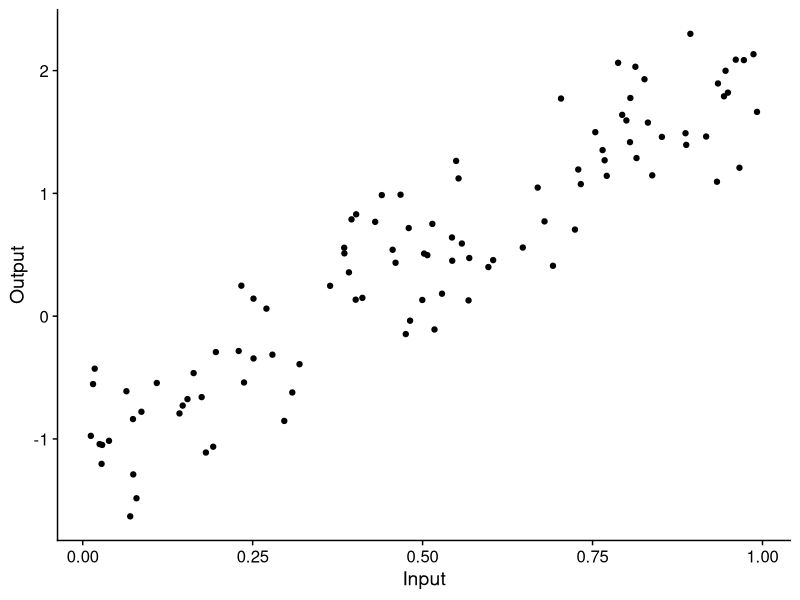
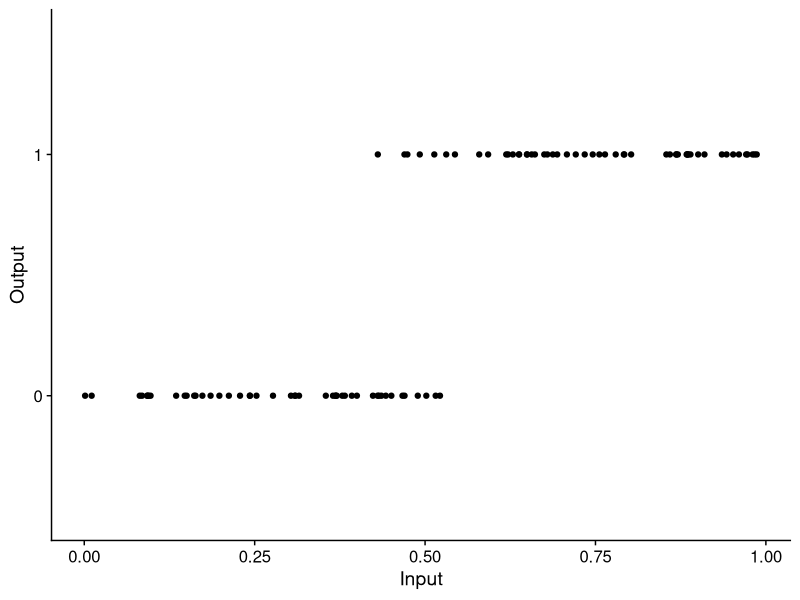
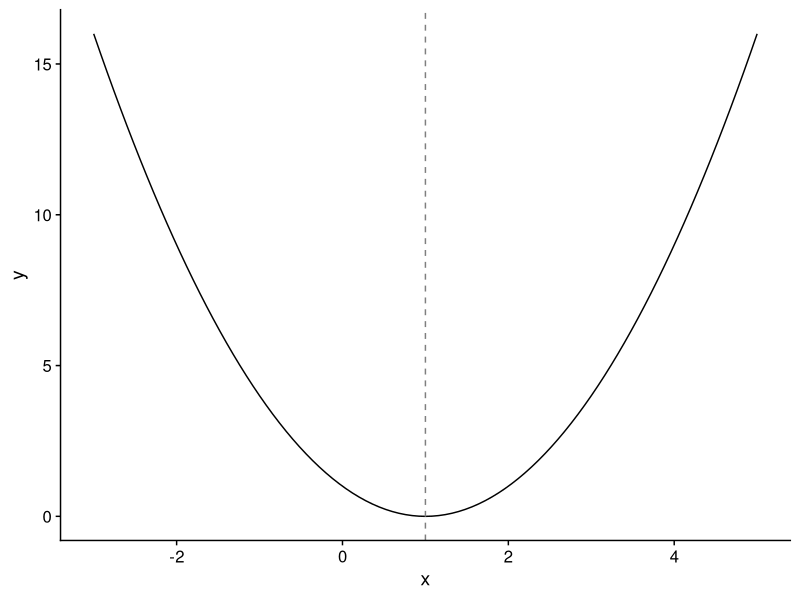

Write R code to recreate these figures, in order.
## ---- chunk 1
suppressPackageStartupMessages({
  library(tidyverse)
})

theme_set(cowplot::theme_cowplot())
## ---- chunk 2
df <- tibble(
  Input = runif(100),
  Output = 3 * Input - 1 + rnorm(100, 0, 0.4)
)

ggplot(df, aes(x = Input, y = Output)) +
  geom_point() 
## ---- chunk 3
sigmoid <- function(x) {
  1 / (1 + exp(-x))
}

df <- tibble(
  Input = runif(100),
  Output = as.factor(round(sigmoid(5 * (Input-0.5)) + rnorm(100, sd=0.05)))
)

ggplot(df, aes(x = Input, y = Output)) +
  geom_point() +
  scale_y_discrete()
## ---- chunk 4
ggplot() + xlim(-3, 5) + 
  geom_function(fun = function(x) (x-1)^2) + 
  geom_vline(xintercept = 1, color='grey50', linetype=2) +
  labs(x="x", y="y")
